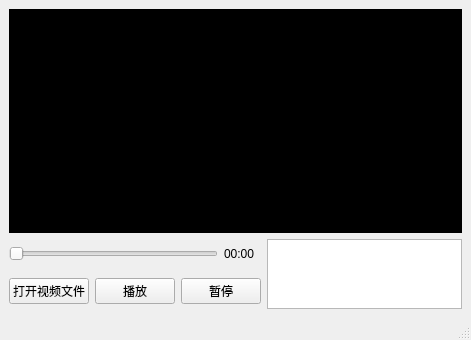
<?xml version="1.0" encoding="UTF-8"?>
<ui version="4.0">
 <class>MainWindow</class>
 <widget class="QMainWindow" name="MainWindow">
  <property name="geometry">
   <rect>
    <x>0</x>
    <y>0</y>
    <width>467</width>
    <height>340</height>
   </rect>
  </property>
  <property name="windowTitle">
   <string>MadLight</string>
  </property>
  <widget class="QWidget" name="centralwidget">
   <layout class="QGridLayout" name="gridLayout">
    <item row="0" column="0" colspan="5">
     <widget class="myVideoWidget" name="wgt_video" native="true">
      <property name="enabled">
       <bool>true</bool>
      </property>
      <property name="minimumSize">
       <size>
        <width>410</width>
        <height>200</height>
       </size>
      </property>
      <property name="palette">
       <palette>
        <active>
         <colorrole role="WindowText">
          <brush brushstyle="SolidPattern">
           <color alpha="255">
            <red>255</red>
            <green>255</green>
            <blue>255</blue>
           </color>
          </brush>
         </colorrole>
         <colorrole role="Button">
          <brush brushstyle="SolidPattern">
           <color alpha="255">
            <red>0</red>
            <green>0</green>
            <blue>0</blue>
           </color>
          </brush>
         </colorrole>
         <colorrole role="Light">
          <brush brushstyle="SolidPattern">
           <color alpha="255">
            <red>0</red>
            <green>0</green>
            <blue>0</blue>
           </color>
          </brush>
         </colorrole>
         <colorrole role="Midlight">
          <brush brushstyle="SolidPattern">
           <color alpha="255">
            <red>0</red>
            <green>0</green>
            <blue>0</blue>
           </color>
          </brush>
         </colorrole>
         <colorrole role="Dark">
          <brush brushstyle="SolidPattern">
           <color alpha="255">
            <red>0</red>
            <green>0</green>
            <blue>0</blue>
           </color>
          </brush>
         </colorrole>
         <colorrole role="Mid">
          <brush brushstyle="SolidPattern">
           <color alpha="255">
            <red>0</red>
            <green>0</green>
            <blue>0</blue>
           </color>
          </brush>
         </colorrole>
         <colorrole role="Text">
          <brush brushstyle="SolidPattern">
           <color alpha="255">
            <red>255</red>
            <green>255</green>
            <blue>255</blue>
           </color>
          </brush>
         </colorrole>
         <colorrole role="BrightText">
          <brush brushstyle="SolidPattern">
           <color alpha="255">
            <red>255</red>
            <green>255</green>
            <blue>255</blue>
           </color>
          </brush>
         </colorrole>
         <colorrole role="ButtonText">
          <brush brushstyle="SolidPattern">
           <color alpha="255">
            <red>255</red>
            <green>255</green>
            <blue>255</blue>
           </color>
          </brush>
         </colorrole>
         <colorrole role="Base">
          <brush brushstyle="SolidPattern">
           <color alpha="255">
            <red>0</red>
            <green>0</green>
            <blue>0</blue>
           </color>
          </brush>
         </colorrole>
         <colorrole role="Window">
          <brush brushstyle="SolidPattern">
           <color alpha="255">
            <red>0</red>
            <green>0</green>
            <blue>0</blue>
           </color>
          </brush>
         </colorrole>
         <colorrole role="Shadow">
          <brush brushstyle="SolidPattern">
           <color alpha="255">
            <red>0</red>
            <green>0</green>
            <blue>0</blue>
           </color>
          </brush>
         </colorrole>
         <colorrole role="AlternateBase">
          <brush brushstyle="SolidPattern">
           <color alpha="255">
            <red>0</red>
            <green>0</green>
            <blue>0</blue>
           </color>
          </brush>
         </colorrole>
         <colorrole role="ToolTipBase">
          <brush brushstyle="SolidPattern">
           <color alpha="255">
            <red>255</red>
            <green>255</green>
            <blue>220</blue>
           </color>
          </brush>
         </colorrole>
         <colorrole role="ToolTipText">
          <brush brushstyle="SolidPattern">
           <color alpha="255">
            <red>0</red>
            <green>0</green>
            <blue>0</blue>
           </color>
          </brush>
         </colorrole>
        </active>
        <inactive>
         <colorrole role="WindowText">
          <brush brushstyle="SolidPattern">
           <color alpha="255">
            <red>255</red>
            <green>255</green>
            <blue>255</blue>
           </color>
          </brush>
         </colorrole>
         <colorrole role="Button">
          <brush brushstyle="SolidPattern">
           <color alpha="255">
            <red>0</red>
            <green>0</green>
            <blue>0</blue>
           </color>
          </brush>
         </colorrole>
         <colorrole role="Light">
          <brush brushstyle="SolidPattern">
           <color alpha="255">
            <red>0</red>
            <green>0</green>
            <blue>0</blue>
           </color>
          </brush>
         </colorrole>
         <colorrole role="Midlight">
          <brush brushstyle="SolidPattern">
           <color alpha="255">
            <red>0</red>
            <green>0</green>
            <blue>0</blue>
           </color>
          </brush>
         </colorrole>
         <colorrole role="Dark">
          <brush brushstyle="SolidPattern">
           <color alpha="255">
            <red>0</red>
            <green>0</green>
            <blue>0</blue>
           </color>
          </brush>
         </colorrole>
         <colorrole role="Mid">
          <brush brushstyle="SolidPattern">
           <color alpha="255">
            <red>0</red>
            <green>0</green>
            <blue>0</blue>
           </color>
          </brush>
         </colorrole>
         <colorrole role="Text">
          <brush brushstyle="SolidPattern">
           <color alpha="255">
            <red>255</red>
            <green>255</green>
            <blue>255</blue>
           </color>
          </brush>
         </colorrole>
         <colorrole role="BrightText">
          <brush brushstyle="SolidPattern">
           <color alpha="255">
            <red>255</red>
            <green>255</green>
            <blue>255</blue>
           </color>
          </brush>
         </colorrole>
         <colorrole role="ButtonText">
          <brush brushstyle="SolidPattern">
           <color alpha="255">
            <red>255</red>
            <green>255</green>
            <blue>255</blue>
           </color>
          </brush>
         </colorrole>
         <colorrole role="Base">
          <brush brushstyle="SolidPattern">
           <color alpha="255">
            <red>0</red>
            <green>0</green>
            <blue>0</blue>
           </color>
          </brush>
         </colorrole>
         <colorrole role="Window">
          <brush brushstyle="SolidPattern">
           <color alpha="255">
            <red>0</red>
            <green>0</green>
            <blue>0</blue>
           </color>
          </brush>
         </colorrole>
         <colorrole role="Shadow">
          <brush brushstyle="SolidPattern">
           <color alpha="255">
            <red>0</red>
            <green>0</green>
            <blue>0</blue>
           </color>
          </brush>
         </colorrole>
         <colorrole role="AlternateBase">
          <brush brushstyle="SolidPattern">
           <color alpha="255">
            <red>0</red>
            <green>0</green>
            <blue>0</blue>
           </color>
          </brush>
         </colorrole>
         <colorrole role="ToolTipBase">
          <brush brushstyle="SolidPattern">
           <color alpha="255">
            <red>255</red>
            <green>255</green>
            <blue>220</blue>
           </color>
          </brush>
         </colorrole>
         <colorrole role="ToolTipText">
          <brush brushstyle="SolidPattern">
           <color alpha="255">
            <red>0</red>
            <green>0</green>
            <blue>0</blue>
           </color>
          </brush>
         </colorrole>
        </inactive>
        <disabled>
         <colorrole role="WindowText">
          <brush brushstyle="SolidPattern">
           <color alpha="255">
            <red>0</red>
            <green>0</green>
            <blue>0</blue>
           </color>
          </brush>
         </colorrole>
         <colorrole role="Button">
          <brush brushstyle="SolidPattern">
           <color alpha="255">
            <red>0</red>
            <green>0</green>
            <blue>0</blue>
           </color>
          </brush>
         </colorrole>
         <colorrole role="Light">
          <brush brushstyle="SolidPattern">
           <color alpha="255">
            <red>0</red>
            <green>0</green>
            <blue>0</blue>
           </color>
          </brush>
         </colorrole>
         <colorrole role="Midlight">
          <brush brushstyle="SolidPattern">
           <color alpha="255">
            <red>0</red>
            <green>0</green>
            <blue>0</blue>
           </color>
          </brush>
         </colorrole>
         <colorrole role="Dark">
          <brush brushstyle="SolidPattern">
           <color alpha="255">
            <red>0</red>
            <green>0</green>
            <blue>0</blue>
           </color>
          </brush>
         </colorrole>
         <colorrole role="Mid">
          <brush brushstyle="SolidPattern">
           <color alpha="255">
            <red>0</red>
            <green>0</green>
            <blue>0</blue>
           </color>
          </brush>
         </colorrole>
         <colorrole role="Text">
          <brush brushstyle="SolidPattern">
           <color alpha="255">
            <red>0</red>
            <green>0</green>
            <blue>0</blue>
           </color>
          </brush>
         </colorrole>
         <colorrole role="BrightText">
          <brush brushstyle="SolidPattern">
           <color alpha="255">
            <red>255</red>
            <green>255</green>
            <blue>255</blue>
           </color>
          </brush>
         </colorrole>
         <colorrole role="ButtonText">
          <brush brushstyle="SolidPattern">
           <color alpha="255">
            <red>0</red>
            <green>0</green>
            <blue>0</blue>
           </color>
          </brush>
         </colorrole>
         <colorrole role="Base">
          <brush brushstyle="SolidPattern">
           <color alpha="255">
            <red>0</red>
            <green>0</green>
            <blue>0</blue>
           </color>
          </brush>
         </colorrole>
         <colorrole role="Window">
          <brush brushstyle="SolidPattern">
           <color alpha="255">
            <red>0</red>
            <green>0</green>
            <blue>0</blue>
           </color>
          </brush>
         </colorrole>
         <colorrole role="Shadow">
          <brush brushstyle="SolidPattern">
           <color alpha="255">
            <red>0</red>
            <green>0</green>
            <blue>0</blue>
           </color>
          </brush>
         </colorrole>
         <colorrole role="AlternateBase">
          <brush brushstyle="SolidPattern">
           <color alpha="255">
            <red>0</red>
            <green>0</green>
            <blue>0</blue>
           </color>
          </brush>
         </colorrole>
         <colorrole role="ToolTipBase">
          <brush brushstyle="SolidPattern">
           <color alpha="255">
            <red>255</red>
            <green>255</green>
            <blue>220</blue>
           </color>
          </brush>
         </colorrole>
         <colorrole role="ToolTipText">
          <brush brushstyle="SolidPattern">
           <color alpha="255">
            <red>0</red>
            <green>0</green>
            <blue>0</blue>
           </color>
          </brush>
         </colorrole>
        </disabled>
       </palette>
      </property>
      <property name="layoutDirection">
       <enum>Qt::LeftToRight</enum>
      </property>
      <property name="autoFillBackground">
       <bool>true</bool>
      </property>
      <zorder>textEdit</zorder>
      <zorder>textEdit</zorder>
     </widget>
    </item>
    <item row="1" column="0" colspan="3">
     <widget class="myVideoSlider" name="sld_video">
      <property name="maximum">
       <number>100</number>
      </property>
      <property name="orientation">
       <enum>Qt::Horizontal</enum>
      </property>
     </widget>
    </item>
    <item row="1" column="3">
     <widget class="QLabel" name="lab_video">
      <property name="text">
       <string>00:00</string>
      </property>
     </widget>
    </item>
    <item row="1" column="4" rowspan="2">
     <widget class="QTextEdit" name="ip_lab"/>
    </item>
    <item row="2" column="0">
     <widget class="QPushButton" name="btn_openFile">
      <property name="text">
       <string>打开视频文件</string>
      </property>
     </widget>
    </item>
    <item row="2" column="1">
     <widget class="QPushButton" name="btn_play">
      <property name="text">
       <string>播放</string>
      </property>
     </widget>
    </item>
    <item row="2" column="2" colspan="2">
     <widget class="QPushButton" name="btn_stop">
      <property name="text">
       <string>暂停</string>
      </property>
     </widget>
    </item>
   </layout>
  </widget>
  <widget class="QMenuBar" name="menubar">
   <property name="geometry">
    <rect>
     <x>0</x>
     <y>0</y>
     <width>467</width>
     <height>23</height>
    </rect>
   </property>
  </widget>
  <widget class="QStatusBar" name="statusbar"/>
 </widget>
 <customwidgets>
  <customwidget>
   <class>myVideoWidget</class>
   <extends>QWidget</extends>
   <header>myVideoWidget.h</header>
   <container>1</container>
  </customwidget>
  <customwidget>
   <class>myVideoSlider</class>
   <extends>QSlider</extends>
   <header>myVideoSlider.h</header>
  </customwidget>
 </customwidgets>
 <resources/>
 <connections/>
</ui>
